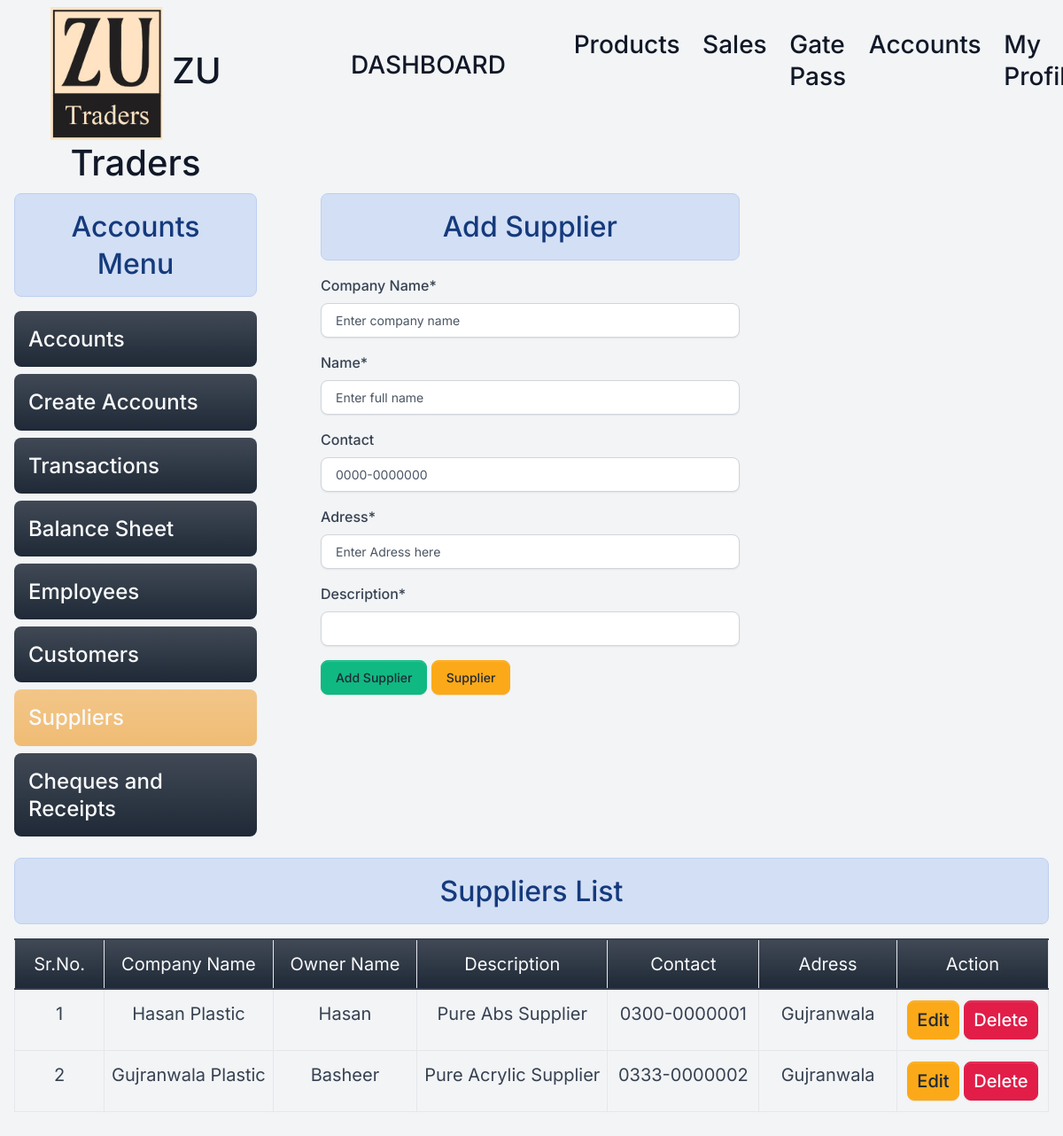
Page /add_supplier/ (signed in) on the committed database.
### home/models.py (models this page shows, shortened)
class Suppliers(models.Model):
    coname=models.CharField(max_length=255)
    name=models.CharField(max_length=255)
    adress=models.CharField(max_length=255)
    contact=models.CharField(max_length=12,null=True,unique=True,blank=True)
    description=models.CharField(max_length=255)
    is_deleted = models.BooleanField(default=False)

### home/views/suppliers.py (the view)
# urls.py: path('add_supplier/', suppliers.add_supplier , name="addsupplier"),
@login_required
@permission_required('add.view_gatepass', login_url='/login/')
def add_supplier(request):
    if request.method == 'POST':
        mydata=Suppliers.objects.filter(is_deleted=False)
        form = Suppliers_form(request.POST)
        if form.is_valid():
          form.save()
          messages.success(request,"Supplier Added successfully !!")
          return redirect('addsupplier')
    else:
        mydata=Suppliers.objects.filter(is_deleted=False)
        form = Suppliers_form()
    data={'form': form, 'mydata':mydata}
    return render(request, 'suppliers/add_supplier.html', data)

### home/forms.py
class Suppliers_form(forms.ModelForm):
    class Meta:
        model = Suppliers
        fields = ['coname', 'name','contact','adress','description']
        labels={'coname':'Company Name','name':'Name',
                'contact':'Contact','adress':'Adress','description':'Description',}
        widgets = {
        }
    def __init__(self, *args, **kwargs):
        super(Suppliers_form, self).__init__(*args, **kwargs)
        placeholders = {
            'coname': 'Enter company name',
            'name': 'Enter full name',
            'contact': '0000-0000000',
            'adress':'Enter Adress here'
        }
        for field_name, placeholder in placeholders.items():
            self.fields[field_name].widget.attrs.update({'placeholder': placeholder})

### home/templatetags/custom_filters.py (called while the page is built)
@register.filter(name='capitalize_after_space')
def capitalize_after_space(value):
    if not isinstance(value, str):
        value=str(value)
        return ' '.join([word.capitalize() for word in value.split()])
    return ' '.join([word.capitalize() for word in value.split()])

### templates/suppliers/add_supplier.html (shortened to what this page needs)
{% extends 'base.html' %}
{% load crispy_forms_tags %}
{% load custom_filters %}
{% block content %}
<div class="container-fluid mb-5 ">
<div class="row">
  {% include 'accounts/accounts_menu.html' %}
    <div class="col-5 ms-5 ">
      <h2 class="text-center alert alert-info">Add Supplier</h2>
      <form method="post" enctype="multipart/form-data">
        {{form|crispy}}
        <input type="submit" class="btn btn-success" {% if update %} value="Update Supplier" {% else %} value="Add Supplier" {%endif %}>
        <a href= "/suppliers/" class="btn btn-warning" >Supplier</a>
      </form>
    </div>
    </div>
    <div class="col-12 mt-3 ">
      <h2 class="text-center alert alert-info">Suppliers List</h2>
      {% if mydata %}
      <table class="table table-stripped table-bordered" id="petrol-table">
        <colgroup>
          <col width="10%">
          <col width="15%">
          <col width="15%">
          <col width="15%">
          <col width="15%">
          <col width="15%">
          {% if update %} {% else %}<col width="25%"> {% endif %}
      </colgroup>
        <thead>
          <tr class="bg-primary bg-gradient text-light text-center fs-5">
            <td class="text-center fs-5 ">Sr.No.</td>
            <td class="text-center fs-5 ">Company Name</td>
            <td class="text-center fs-5 ">Owner Name</td>
            <td class="text-center fs-5 ">Description</td>
            <td class="text-center fs-5 ">Contact</td>
            <td class="text-center fs-5 ">Adress</td>
            {% if update %} {% else %}<td class="text-center fs-5">Action</td> {% endif %}
          </tr>
        </thead>
        <tbody>
          {% if update %}
          <tr>
            <td class="text-center fs-5" >{{mydata.id}}</td>
            <td class="text-center fs-5">{{mydata.coname}}</td>
            <td class="text-center fs-5">{{mydata.name}}</td>
            <td class="text-center fs-5">{{mydata.description}}</td>
            <td class="text-center fs-5">{{mydata.contact}}</td>
            <td class="text-center fs-5">{{mydata.adress}}</td>
          </tr>
          {% else %}
          {% for data in mydata %}
          <tr>
            <td class="text-center fs-5" >{{forloop.counter}}</td>
            <td class="text-center fs-5">{{data.coname|capitalize_after_space}}</td>
            <td class="text-center fs-5">{{data.name|capitalize_after_space}}</td>
            <td class="text-center fs-5">{{data.description|title}}</td>
            <td class="text-center fs-5">{{data.contact}}</td>
            <td class="text-center fs-5">{{data.adress|title}}</td>
            <td  class="text-center fs-5">
              {% if perms.home.change_suppliers %}
              <a class="btn btn-sm btn-warning fs-5" href={% url 'editsupplier' id=data.id %}>Edit</a>
              {% endif %}
              {% if perms.home.delete_suppliers %}
              <a class=" btn btn-sm btn-danger fs-5" href={% url 'deletesupplier' id=data.id %}>Delete</a>
              {% endif %}
            </td>
          </tr>
          {% endfor %}
          {% endif %}
        </tbody>
      </table>
      {% else %}
      <h4 class="text-center alert alert-warning">No Record Found</h4>
      {% endif %}
    </div>
  </div>
{% endblock content %}

### static/assets/default/css/style.css (style rules this page uses)
html, body { height: 100%; width: 100%; max-height: 100%; overflow: auto; display: flex; flex-direction: column; }

### rows in the picture
Suppliers: coname "Hasan Plastic", name "Hasan", description "Pure Abs Supplier", contact "0300-0000001", adress "Gujranwala"
Suppliers: coname "Gujranwala Plastic", name "Basheer", description "Pure Acrylic Supplier", contact "0333-0000002", adress "Gujranwala"
